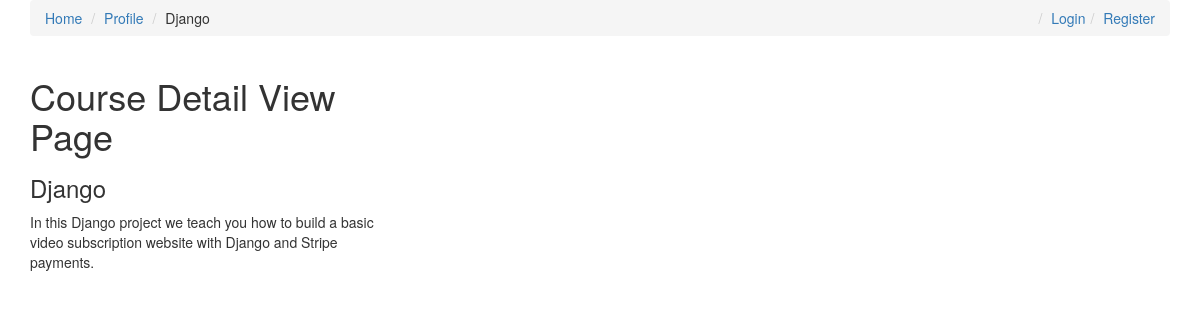
The page /courses/django_101 on the database as committed earlier.
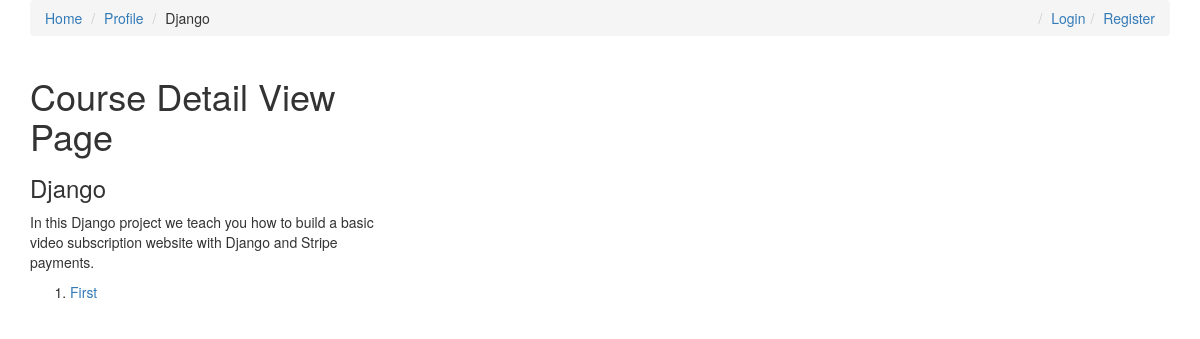
The same page on the database as committed later.
### courses/models.py (models this page shows, shortened)
class Lesson(models.Model):
    slug=models.SlugField()
    title=models.CharField(max_length=120)
    course=models.ForeignKey(Course,on_delete=models.SET_NULL,null=True)
    position=models.IntegerField()
    video_url=models.CharField(max_length=100)
    thumbnail=models.ImageField()
    def get_absolute_url(self):
        return reverse('courses:lesson-detail',
        kwargs={'course_slug':self.course.slug,
        'lesson_slug':self.slug
        })

### courses/views.py (the view)
# urls.py: path('<slug>',CourseDetailView.as_view(),name='detail'),
class CourseDetailView(DetailView):
    model=Course

### courses/models.py (called while the page is built)
    @property
    def lessons(self):
        return self.lesson_set.all().order_by('position')

### courses/templates/courses/course_detail.html
{% extends 'courses/base.html' %}
{% block post_detail_link %}
<li>{{ object.title }}</li>
{% endblock %}
{% block content %}
	<div class="container">
		<div class="row">
			<div class="col-sm-4 col-md-4">
				<h1>Course Detail View Page</h1>
				<h3>{{ object.title }}</h3>
				<p>{{ object.description }}</p>
				<ol>
					{% for lesson in object.lessons %}
					<li><a href="{{ lesson.get_absolute_url }}">{{ lesson.title }}</a></li>
					{% endfor %}
				</ol>
			</div>
		</div>
	</div>
{% endblock %}

Rows that differ between the two databases and show on the page:
added Lesson: title "First"
